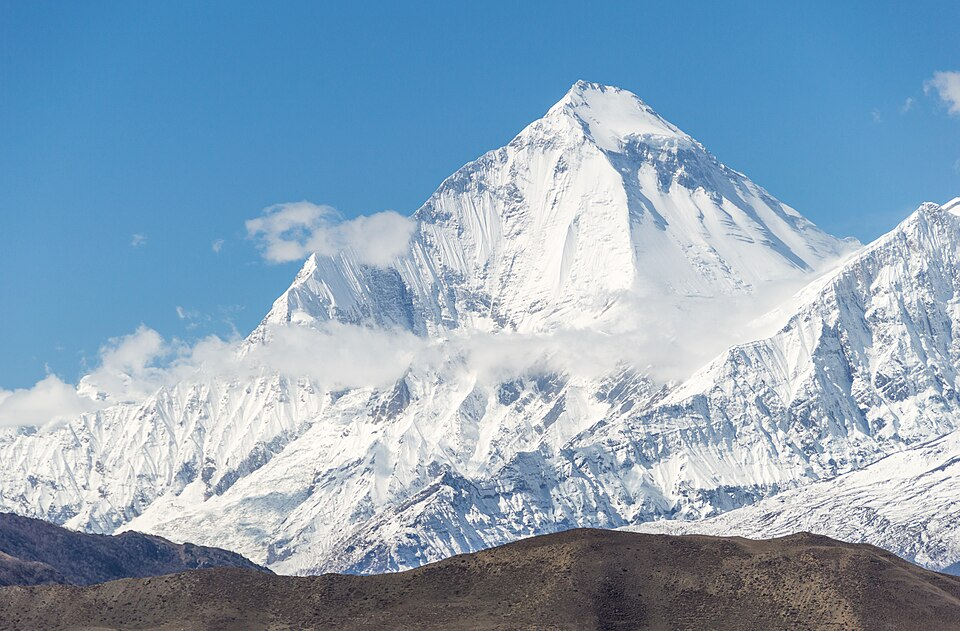
#> input picture practice codes/5_opencv/Dhaulagiri_mountain.jpg, 960 x 631 px
$ jupyter execute scaling_cropping.ipynb
#> lines starting #> are read from the running program, lines starting #| are printed output that depends on the picture
[cell 1]
import cv2
import numpy as np

[cell 2]
image = cv2.imread("Dhaulagiri_mountain.jpg")
#> image is the input picture: shape (631, 960, 3); mean B, G, R 187.1, 165.6, 140

[cell 3]
cv2.imshow("Image", image)
cv2.waitKey(0)
cv2.destroyAllWindows()

[cell 4]
image_rgb = cv2.cvtColor(image, cv2.COLOR_BGR2RGB)
import matplotlib.pyplot as plt
plt.imshow(image_rgb)
plt.show()

## Resizing

[cell 5]
print(image_rgb.shape)
#| (631, 960, 3)

[cell 6]
new_height = 300
new_width = 300

resized_image = cv2.resize(image_rgb, (new_width, new_height))
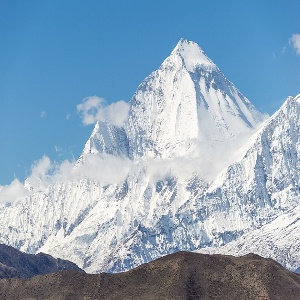
#> resized_image: shape (300, 300, 3); mean R, G, B 139.9, 165.4, 186.9

[cell 7]
plt.imshow(resized_image)
plt.show()

## Image Scaling

[cell 8]
scale_percent = 50

[cell 9]
s_width = int(image_rgb.shape[1] * scale_percent / 100)
#> s_width = 480
s_height = int(image_rgb.shape[1] * scale_percent / 100)
#> s_height = 480

[cell 10]
scaled_image = cv2.resize(image_rgb, (s_width, s_height), interpolation = cv2.INTER_AREA)
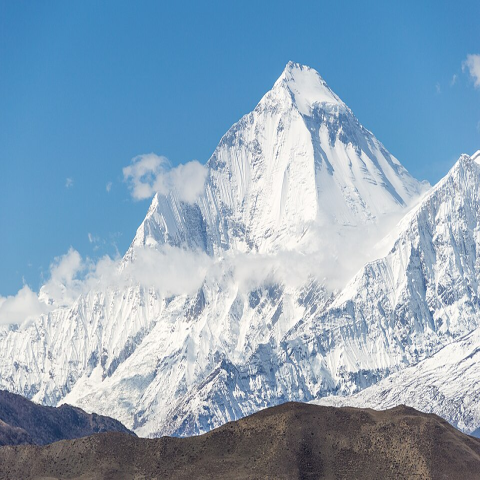
#> scaled_image: shape (480, 480, 3); mean R, G, B 140, 165.6, 187.1

[cell 11]
plt.imshow(scaled_image)

## Crop

[cell 12]
plt.imshow(image_rgb)

[cell 13]
image_rgb.shape
#> Out = (631, 960, 3)

[cell 14]
x_start, y_start = 400,50
x_end, y_end = 750,200

[cell 15]
cropped_image = image_rgb[y_start:y_end, x_start:x_end]
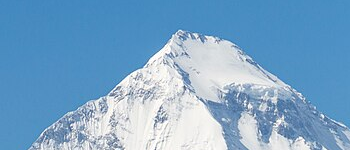
#> cropped_image: shape (150, 350, 3); mean R, G, B 122.8, 165.8, 200.6
